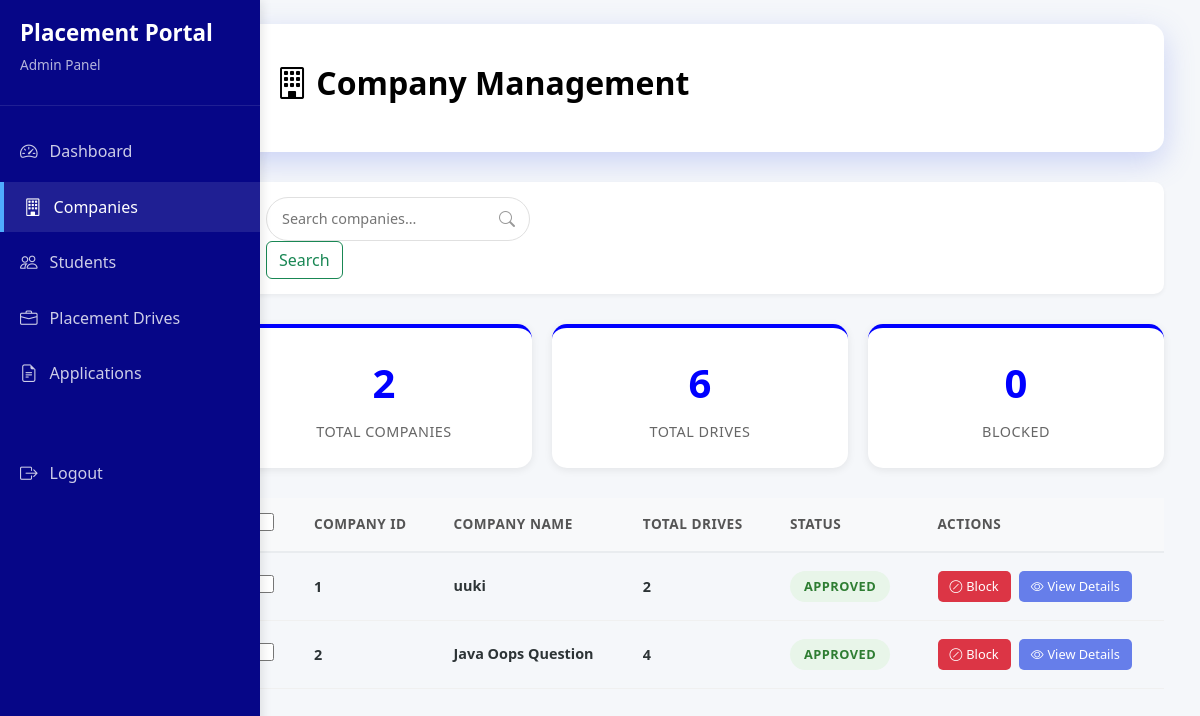
The page /admin/companies (signed in) on the database as committed earlier.
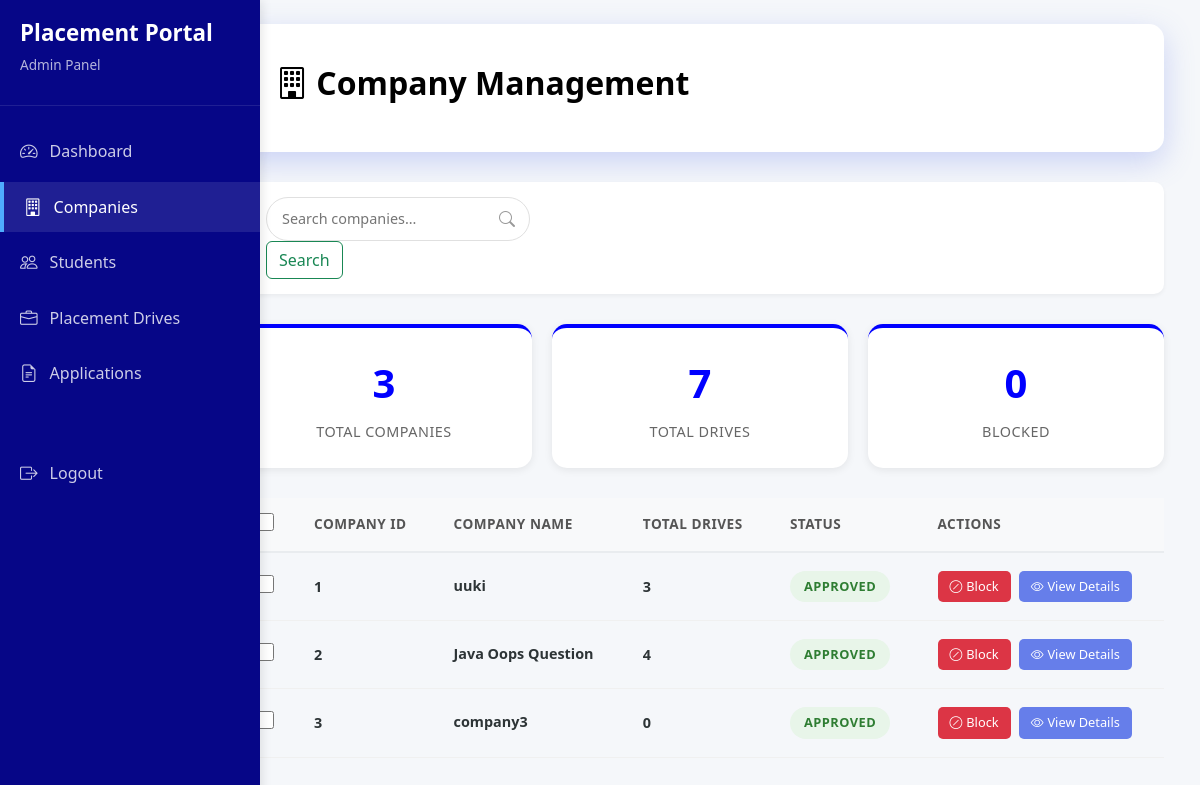
The same page on the database as committed later.
### portal/models.py (models this page shows)
class Company(db.Model,UserMixin):
    __tablename__ = 'companies'
    id = db.Column(db.Integer , primary_key = True)
    user_id = db.Column(db.Integer,db.ForeignKey('users.id'),nullable = False)
    company_name = db.Column(db.String(100) , unique = True, nullable = False)
    hr_contact = db.Column(db.String(20) , unique = True)
    website = db.Column(db.String(200))
    approval_status = db.Column(db.String(20) , default = 'APPROVED') #APPROVED , PENDING , REJECTED
    is_blacklisted = db.Column(db.Boolean , default = False)

### app.py (the view)
@app.route('/admin/companies')
@login_required
def admin_companies():
    com_det = Company.query.all()
    total_blocked = Company.query.filter(Company.approval_status != 'APPROVED').all()
    drive = Drive.query.all()
    return render_template('admin/admin_companies.html', com_det = com_det,drive = drive,t_c = len(com_det) , t_d = len(drive) ,t_b = len(total_blocked) )

### app.py (called while the page is built)
@login_manager.user_loader
def load_user(user_id):
    return User.query.get(int(user_id))

### templates/admin/admin_companies.html (shortened to what this page needs)
{% extends "admin/admin_base.html" %}
{% block content %}
<div class="header">
    <h1><i class="bi bi-building"></i> Company Management</h1>
</div>
<div class="nav">
    <form method="POST" action="{{url_for('search_c')}}">
        <div class="search">
            <input type="text" placeholder="Search companies..." name="search">
            <i class="bi bi-search"></i>
        </div>
        <input class="btn btn-outline-success" type="submit" value="Search">
    </form>
</div>
<div class="stats">
    <div class="stat hov">
        <div class="stat-number">{{t_c}}</div>
        <div class="stat-label">Total Companies</div>
    </div>
    <div class="stat hov applied">
        <div class="stat-number">{{t_d}}</div>
        <div class="stat-label">Total Drives</div>
    </div>
    <div class="stat hovr rejected">
        <div class="stat-number">{{t_b}}</div>
        <div class="stat-label">Blocked</div>
    </div>
</div>
<div id="tableView">
    <table class="app-tab">
        <thead>
            <tr>
                <th style="width: 40px;">
                    <input type="checkbox" class="table-checkbox">
                </th>
                <th>Company ID</th>
                <th>Company Name</th>
                <th>Total Drives</th>
                <th>Status</th>
                <th>Actions</th>
            </tr>
        </thead>
        <tbody>
            {% for c in com_det %}
            <tr>
                <td>
                    <input type="checkbox" class="table-checkbox app-checkbox" onchange="updateBulkActions()">
                </td>
                <td><strong>{{c.id}}</strong></td>
                <td>
                    <div class="s-cell">
                        <div class="stud-deta">
                            <div class="stud-name">{{c.company_name}}</div>
                        </div>
                    </div>
                </td>
                <td>
                    <div class="d-info">
                        {% set ns = namespace(count=0) %}
                        {% for d in drive %}
                        {% if d.company_id == c.id %}
                        {% set ns.count = ns.count + 1 %}
                        {% endif %}
                        {% endfor %}
                        <div class="drive-title-sm">{{ns.count}}</div>
                    </div>
                </td>
                <td>{% if c.approval_status == 'APPROVED' %}
                    <span class="status-badge status-selected">Approved</span>
                    {% elif c.approval_status == 'PENDING' %}
                    <span style="background-color: #fc6372;
                        color: white;" class="status-badge status-applied">Pending</span>
                    {% else %}
                    <span class="status-badge status-shortlisted">Rejected</span>
                    {% endif %}
                </td>
                <td>
                    <div class="t-a">
                        <a href="{{ url_for('Block_unblock', company_id=c.id) }}">
                            {% if c.approval_status == 'PENDING' or c.approval_status == 'REJECTED' %}
                            <button style="background-color: #28a745; color: white;" class="btn-sm btn-view">
                                <i class="bi bi-unlock"></i> Unblock
                            </button>
                            {% else %}
                            <button style="background-color: #dc3545; color: white;" class="btn-sm btn-view">
                                <i class="bi bi-slash-circle"></i> Block
                            </button>
                            {% endif %}
                        </a>
                        <a href="{{url_for('company_details', company_id = c.id)}}">
                            <button class="btn-sm btn-view">
                                <i class="bi bi-eye"></i> View Details
                            </button>
                        </a>
                    </div>
                </td>
            </tr>
            {% endfor %}
        </tbody>
    </table>
</div>
</div>
{% endblock %}

Rows that differ between the two databases and show on the page:
computed for Company "uuki": count "2" → "3"
added Company: id "3", company_name "company3", count "0", approval_status "APPROVED"
Other text that changed with them:
{{ t_c }}: "2" → "3"
{{ t_d }}: "6" → "7"
